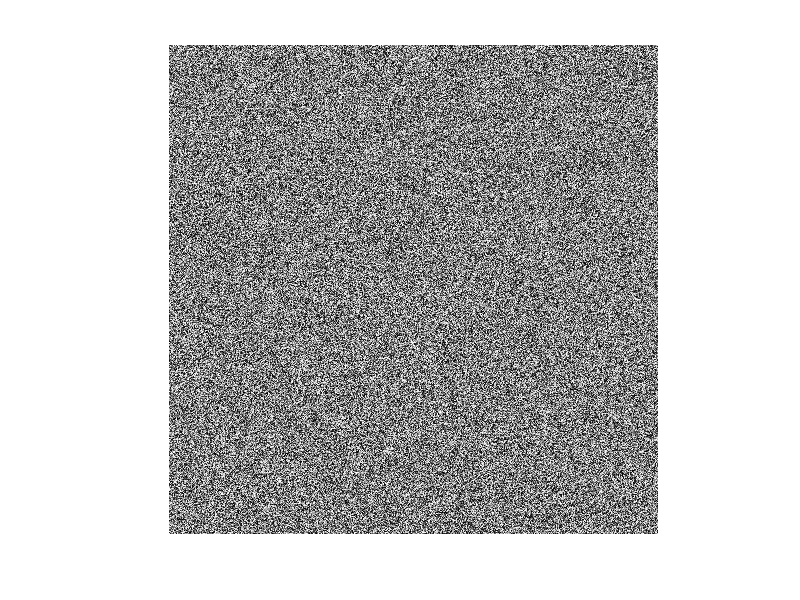

This figure's MATLAB source:
clear
clc

disp('class tells the type of a variable')
A = 1<2;
B = [1 2];
class(A)
class(B)

disp('find gives the logical state of given condition')
C = [12 5 24 33];
find(C>20)

disp('example of finding even and larger than 15 elements ')
C(mod(C,2)==0 & C>15)

disp('why old tvs screen looked like a scattered black and white')
A = uint8(randi([0 255],2000,2000));
imshow(A)

realmax
realmin

disp('strcmp compares two strings')
P = '1255f'
T = '2244'
strcmp(P,T)